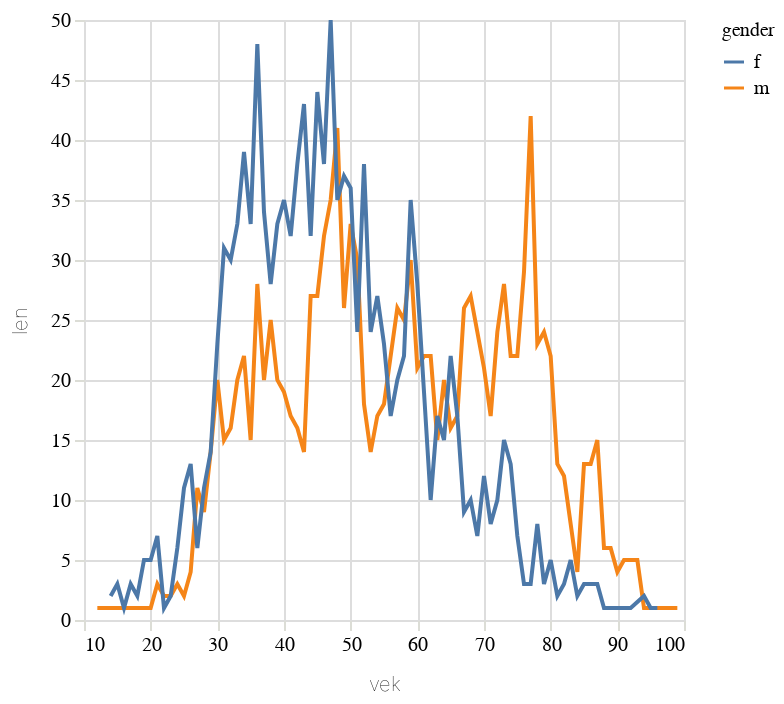

Notebook code cell kept with this figure:
### Code cell
alt.Chart(
    pl.concat([ceske_romany, ceske_kratke]).filter(
        pl.col('rok').is_between(2022,2024)
    ).group_by(["gender","vek"]).len().sort(by="vek").filter(pl.col('gender').is_in(['m','f'])).to_pandas()
).mark_line().encode(alt.X("vek"),alt.Y("len"),alt.Color("gender"))

### Figure 1 — Vega-Lite specification as saved in the notebook (floating-point values rounded to 4 significant figures; data arrays with more than 128 entries replaced by an {"elided": "..."} marker saying what was removed)
{"config": {"title": {"font": "Noticia Text", "fontSize": 14, "anchor": "start", "lineHeight": 21, "fontWeight": "bolder", "subtitleFont": "Noticia Text", "subtitleFontSize": 12, "subtitlePadding": 12, "dy": -12}, "axis": {"labelFont": "Asap", "titleFont": "Asap", "fontWeight": "lighter", "titleFontWeight": "lighter", "labelFontSize": 10, "titleFontSize": 10, "labelPadding": 2, "titlePadding": 10, "domainOpacity": 0, "tickColor": "#DCDDD6"}, "legend": {"labelFont": "Asap", "labelFontWeight": "normal", "titleFont": "Asap", "titleFontWeight": "normal", "labelFontSize": 10, "titleFontSize": 10}}, "data": {"name": "data-95fdfc00d17c334b16ace1238b361cd2"}, "mark": {"type": "line"}, "encoding": {"color": {"field": "gender", "type": "nominal"}, "x": {"field": "vek", "type": "quantitative"}, "y": {"field": "len", "type": "quantitative"}}, "$schema": "https://vega.github.io/schema/vega-lite/v5.8.0.json", "datasets": {"data-95fdfc00d17c334b16ace1238b361cd2": {"elided": "162 records"}}}
